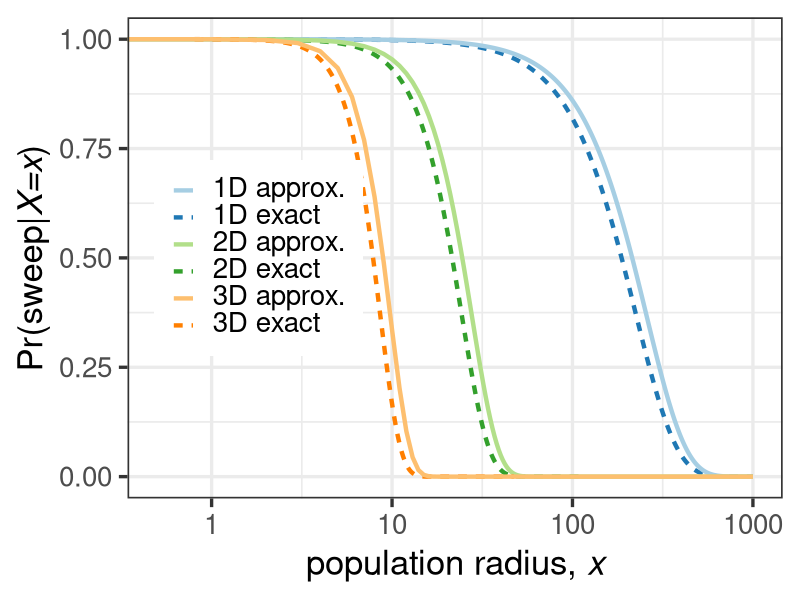
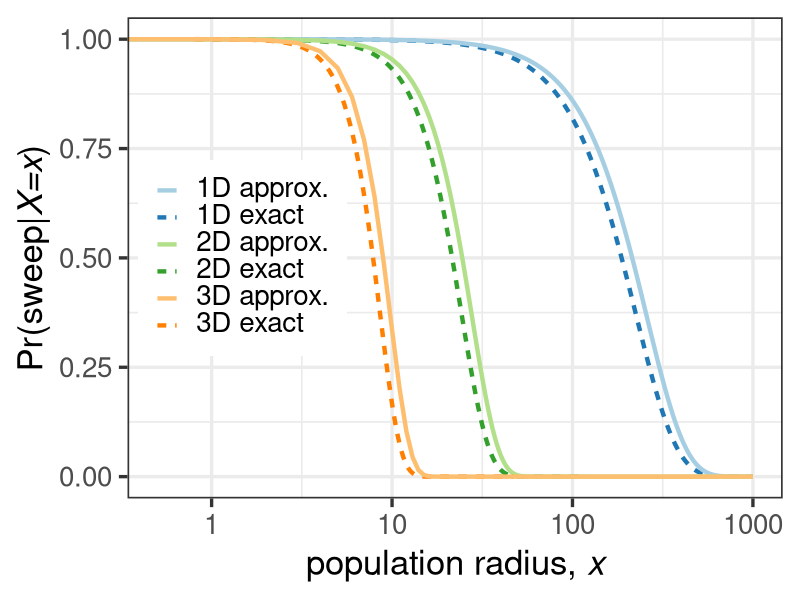

R code for these plots, in order:
# title: Plotting sweep probabilities
# author: Alexander Stein

### libraries
library("tidyverse")
library("ggtext")
library("RColorBrewer")

# Make sure to start in the correct working directory
setwd("~/Documents/GitHub/Sweeps-In-Space/Figures/Figure_2")
pathtosave <- "~/Documents/GitHub/Sweeps-In-Space/Figures/Figure_2/figures/"

### Import data and conversions

df <- read_csv("numerical_data/sweep probability conditioned on x.csv")

df <- rename(df, c("xval_twodim"="x_val 2D", "yval_twodim"="cond_sweep 2D"))
df <- rename(df, c("xval_threedim"="x_val 3D", "yval_threedim"="cond_sweep 3D"))

df$yval_twodim <- as.complex(df$yval_twodim)
df$yval_twodim <- Re(df$yval_twodim)

df$yval_threedim <- as.complex(df$yval_threedim)
df$yval_threedim <- Re(df$yval_threedim)

df <- df %>% filter(xval_twodim >= 2.0)

### Define paramters
rho <- 0.234
mu = rho*1e-5
c_wt <- 0.152
c_m <- 0.307

### Approximate results for 1D, 2D and 3D
alpha_1d <- ((c_m-c_wt)/mu)^(1/2)
alpha_2d <- ( 3*(c_m-c_wt)^2/(pi*mu*(2*c_m-c_wt)) )^(1/3)
alpha_3d <- ( 3*(c_m-c_wt)^3/(pi*mu*(c_wt^2-3*c_wt*c_m+3*c_m^2)) )^(1/4)

x_values <- 0:1000
sweep_1d <- exp( -(x_values/alpha_1d)^2 )
sweep_2d <- exp( -(x_values/alpha_2d)^3 )
sweep_3d <- exp( -(x_values/alpha_3d)^4 )

### Exact result in 1D
# Pr(sweep|x)
erf <- function(x) 2 * pnorm(x * sqrt(2)) - 1 # define the error function
PrSweepX <- sqrt(pi)*alpha_1d/(2*x_values)*exp(-x_values^2/alpha_1d^2)*erf(x_values/alpha_1d)

### Plots

cols <- RColorBrewer::brewer.pal(12, "Paired")

legend_1 <- "1D exact"
legend_2 <- "1D approx."
legend_3 <- "2D exact"
legend_4 <- "2D approx."
legend_5 <- "3D exact"
legend_6 <- "3D approx."

colours <- c(
  "1D exact"   = cols[2],
  "1D approx." = cols[1],
  "2D exact"   = cols[4],
  "2D approx." = cols[3],
  "3D exact"   = cols[8],
  "3D approx." = cols[7]
)

lty <- c(
  "1D exact"   = "22",
  "1D approx." = "solid",
  "2D exact"   = "22",
  "2D approx." = "solid",
  "3D exact"   = "22",
  "3D approx." = "solid"
)

x_values[1] <- 0.0

ggplot() + 
  geom_line(aes(x=x_values, y=PrSweepX, color=legend_1, linetype=legend_1), linewidth=1.5) +
  geom_line(aes(x=x_values, y=sweep_1d, color=legend_2, linetype=legend_2), linewidth=1.5) +
  geom_line(aes(x=df$xval_twodim, y=df$yval_twodim, color=legend_3, linetype=legend_3), linewidth=1.5) +
  geom_line(aes(x=x_values, y=sweep_2d, color=legend_4, linetype=legend_4), linewidth=1.5) +
  geom_line(aes(x=df$xval_threedim, y=df$yval_threedim,color=legend_5, linetype=legend_5), linewidth=1.5) +
  geom_line(aes(x=x_values, y=sweep_3d, color=legend_6, linetype=legend_6), linewidth=1.5) +
  labs(x="population radius, *x*", y="Pr(sweep|*X=x*)") +
  scale_x_continuous(trans='log10', limits=c(0.5,1000)) +
  scale_color_manual(values = colours) +
  scale_linetype_manual(values = lty) +
  #scale_y_continuous(limits=c(0,0.10)) +
  theme_bw(base_size = 25) +
  theme(axis.title.x = element_markdown(), axis.title.y = element_markdown(), 
        legend.position = c(0.2,0.5), legend.title = element_blank(), legend.text = element_markdown())


### Saving the figures
fig <- ggplot() + 
  geom_line(aes(x=x_values, y=PrSweepX, color=legend_1, linetype=legend_1), linewidth=1.5) +
  geom_line(aes(x=x_values, y=sweep_1d, color=legend_2, linetype=legend_2), linewidth=1.5) +
  geom_line(aes(x=df$xval_twodim, y=df$yval_twodim, color=legend_3, linetype=legend_3), linewidth=1.5) +
  geom_line(aes(x=x_values, y=sweep_2d, color=legend_4, linetype=legend_4), linewidth=1.5) +
  geom_line(aes(x=df$xval_threedim, y=df$yval_threedim,color=legend_5, linetype=legend_5), linewidth=1.5) +
  geom_line(aes(x=x_values, y=sweep_3d, color=legend_6, linetype=legend_6), linewidth=1.5) +
  labs(x="population radius, *x*", y="Pr(sweep|*X=x*)") +
  scale_x_continuous(trans='log10', limits=c(0.5,1000)) +
  scale_color_manual(values = colours) +
  scale_linetype_manual(values = lty) +
  #scale_y_continuous(limits=c(0,0.10)) +
  theme_bw(base_size = 25) +
  theme(axis.title.x = element_markdown(), axis.title.y = element_markdown(), 
        legend.position = c(0.175,0.5), legend.title = element_blank(), legend.text = element_markdown())

a = 1.5
ggsave(paste(pathtosave,"SweepCondX.pdf",sep=""), fig, width = 4^a, height = 3^a)






